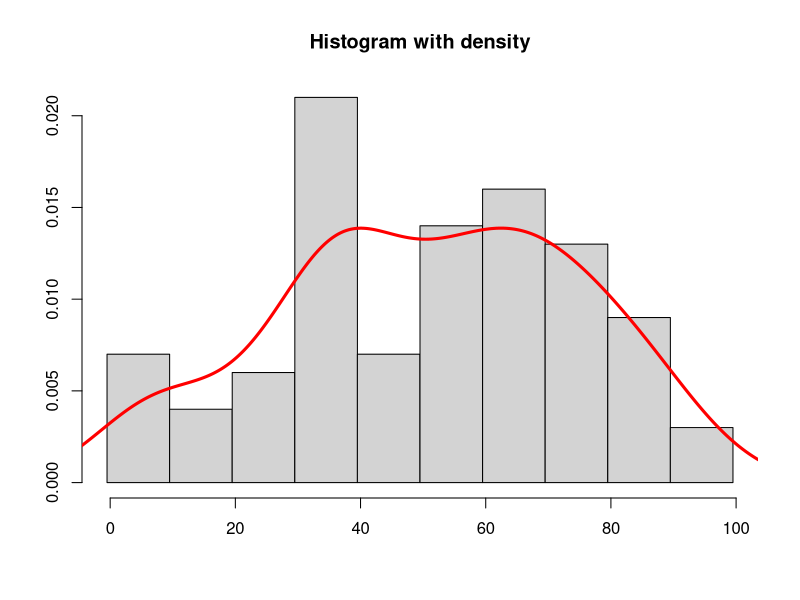

Generate this figure with R:
x11()

d_100 <- c(
                 35,
                 37,
                 38,
                 30,                
                 36,                
                 35,         69,
                 34,         62,    
                 32,     50, 64,
                 39,     57, 66, 72,
                 37,     50, 69, 78,
                 39,     58, 60, 72,
                 38,     52, 63, 76,
                 30,     55, 68, 77, 84,
                 32,     51, 68, 74, 83,
      8,         38, 41, 56, 62, 73, 89,
      9,     26, 35, 40, 52, 64, 73, 82,
      0,     23, 39, 47, 52, 60, 77, 82,
      6, 10, 22, 35, 47, 50, 63, 70, 82,
      7, 12, 23, 38, 44, 51, 61, 72, 87, 99,
      4, 15, 24, 39, 47, 56, 63, 71, 89, 91,
      1, 17, 27, 33, 45, 58, 63, 79, 86, 92
)

hist(
  d_100,
  breaks=seq(0,100,by=10)-0.5,
  freq=FALSE,
  main='Histogram with density',
  xlab='',
  ylab='')

dens = density(d_100)#, bw="SJ")

lines(dens, col='red', lwd=3)

# wait for mouse click or enter pressed
z <- locator(1)
